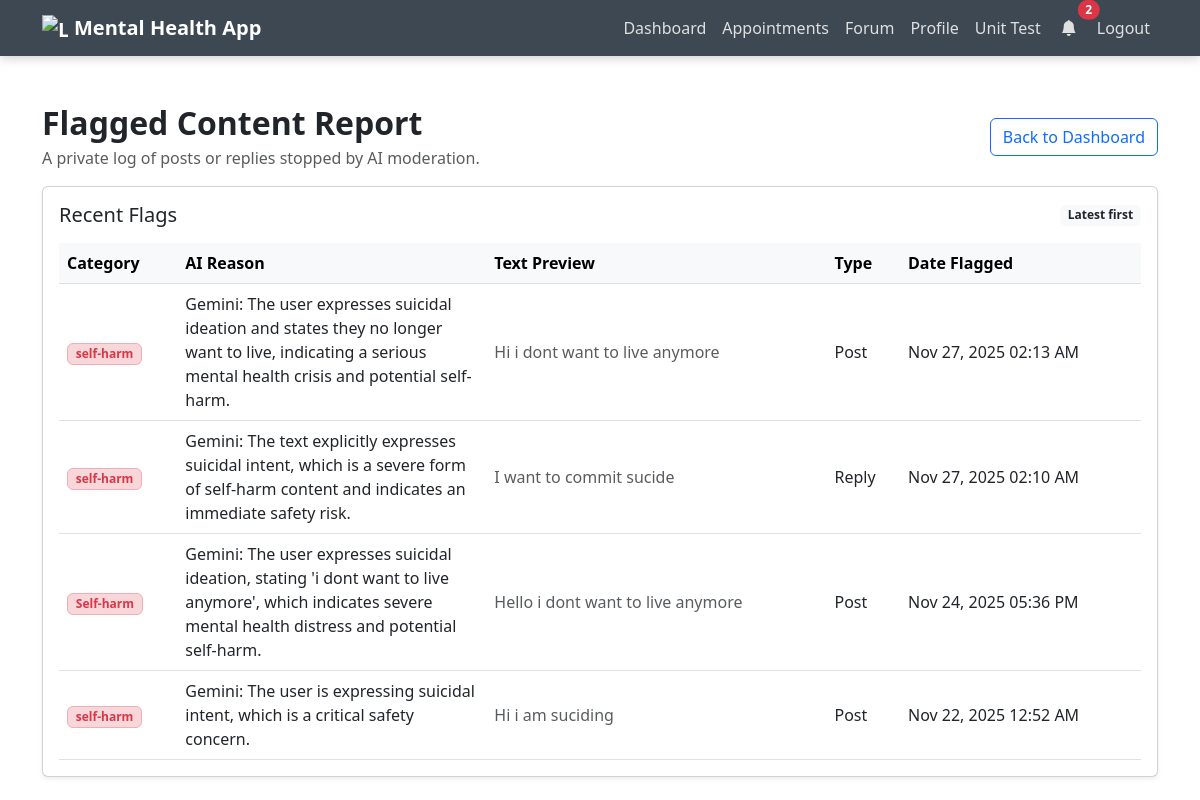
/dashboard/flagged-report (signed in), run on an earlier commit of the app's database.
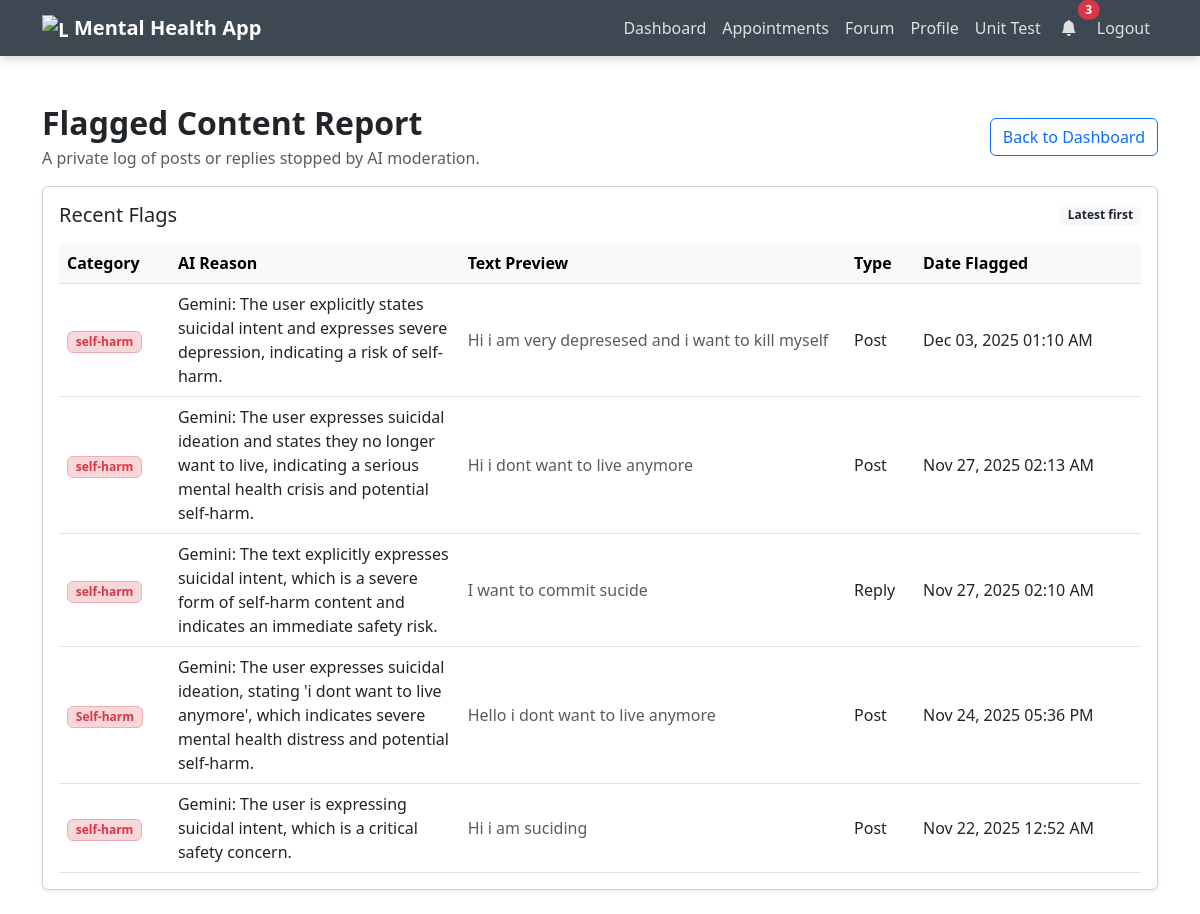
And on a later commit of the database.
### models/flagged_log.py (models this page shows)
class FlaggedLog(db.Model):
    __tablename__ = 'flagged_logs'
    id = db.Column(db.Integer, primary_key=True)
    user_id = db.Column(db.Integer, db.ForeignKey('user.id'), nullable=False)
    text = db.Column(db.Text, nullable=False)
    reason = db.Column(db.String(255), nullable=False)
    category = db.Column(db.String(100))
    source_type = db.Column(db.String(20), nullable=False)
    created_at = db.Column(db.DateTime, default=datetime.utcnow)
    user = db.relationship('User', backref=db.backref('flagged_logs', lazy=True))

### routes/dashboard.py (the view)
@dashboard.route('/dashboard/flagged-report')
@login_required
def flagged_report():
    flagged_items = (
        FlaggedLog.query.filter_by(user_id=current_user.id)
        .order_by(FlaggedLog.created_at.desc())
        .all()
    )
    return render_template('flagged_report.html', logs=flagged_items)

### models/user.py (called while the page is built)
@login_manager.user_loader
def load_user(user_id):
    return User.query.get(int(user_id))

### templates/flagged_report.html (shortened to what this page needs)
{% extends "base.html" %}
{% block content %}
<div class="py-4">
  <div class="d-flex flex-column flex-md-row justify-content-between align-items-start align-items-md-center mb-3">
    <div>
      <h2 class="fw-bold mb-1">Flagged Content Report</h2>
      <p class="text-muted mb-0">A private log of posts or replies stopped by AI moderation.</p>
    </div>
    <a class="btn btn-outline-primary mt-3 mt-md-0" href="{{ url_for('dashboard.home') }}">Back to Dashboard</a>
  </div>
  <div class="card shadow-sm">
    <div class="card-body">
      <div class="d-flex justify-content-between align-items-center mb-3">
        <h5 class="card-title mb-0">Recent Flags</h5>
        <span class="badge bg-light text-dark">Latest first</span>
      </div>
      <div class="table-responsive">
        <table class="table align-middle mb-0">
          <thead class="table-light">
            <tr>
              <th scope="col">Category</th>
              <th scope="col">AI Reason</th>
              <th scope="col">Text Preview</th>
              <th scope="col">Type</th>
              <th scope="col">Date Flagged</th>
            </tr>
          </thead>
          <tbody>
            {% for item in logs %}
            <tr>
              <td>
                <span class="badge bg-danger-subtle text-danger border border-danger-subtle">{{ item.category or 'unspecified' }}</span>
              </td>
              <td class="text-wrap" style="max-width: 240px;">{{ item.reason }}</td>
              <td class="text-muted" style="max-width: 320px;">
                {% set preview = item.text[:120] %}
                {{ preview }}{% if item.text|length > 120 %}&hellip;{% endif %}
              </td>
              <td class="text-capitalize">{{ item.source_type }}</td>
              <td>{{ item.created_at.strftime('%b %d, %Y %I:%M %p') }}</td>
            </tr>
            {% else %}
            <tr>
              <td colspan="5" class="text-center text-muted py-4">No flagged content found.</td>
            </tr>
            {% endfor %}
          </tbody>
        </table>
      </div>
    </div>
  </div>
</div>
{% endblock %}

What changed in the data, as far as the page shows it:
added FlaggedLog: category "self-harm", reason "Gemini: The user explicitly states suicidal intent and expresses severe depression, indicating a risk of self-harm.", text "Hi i am very depresesed and i want to kill myself", source_type "Post", created_at "Dec 03, 2025 01:10 AM"
Also different on the page:
{{ notification_count }}: "2" → "3"
